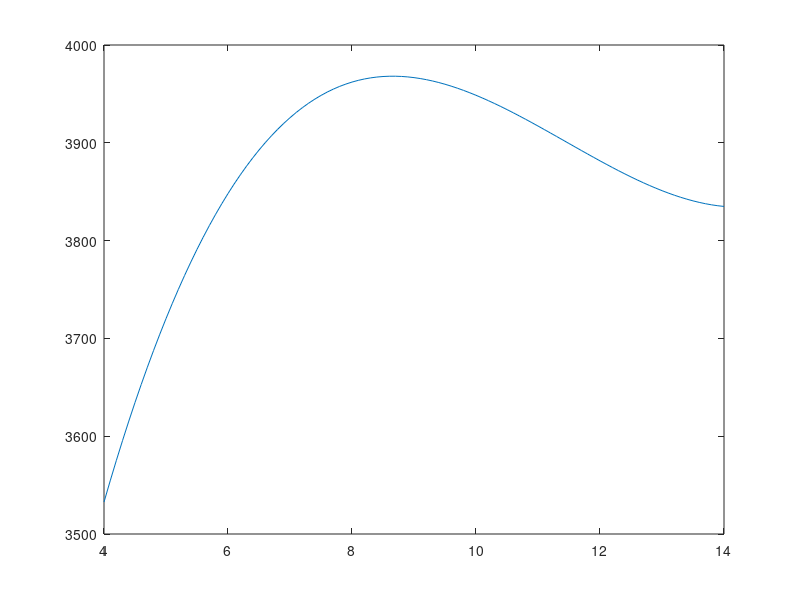

The MATLAB source for this figure:
clear 
x = 45; y = (4:0.1:14);
z = 4142.55 - 64.352 * x+ 0.372811 * x.^2 + 306.51 * y- 37.5465 * y.^2 + 1.54074 * y.^3 + 5.84999 * x* y- 0.341499 * x* y.^2;
plot (y,z)